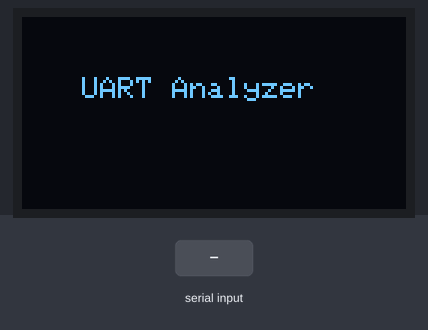
The sketch below on a simulated ESP32. Parts: 128×64 one-colour display. Inputs (shaded band) come from the test bench. What the sketch prints to the serial monitor is not drawn.

Above: at 1.2 s.
1.3 s: "1" received over Serial
At 3.5 s:
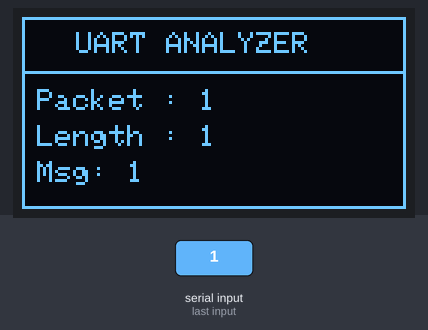
3.8 s: "0" received over Serial
At 5.5 s:
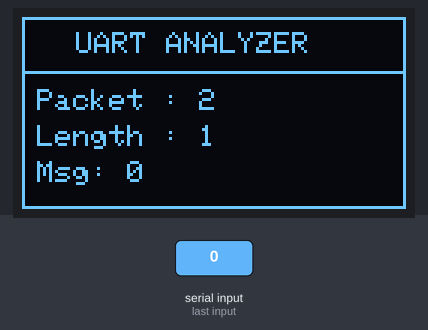
6.3 s: "2" received over Serial
At 8.6 s:
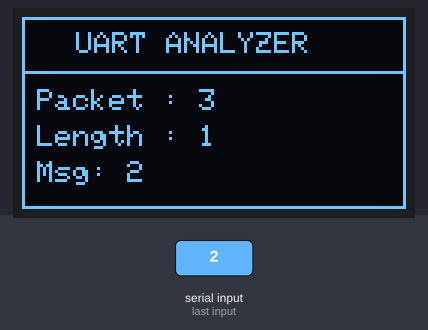
Timing chart, 0 to 10.1 s (numbered marks = the images above; inputs shaded):
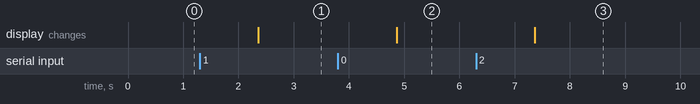

Measured:
- after the input at 1.3 s, the display: changes after 1.1 s (image 1)
- after the input at 3.8 s, the display: changes after 1.1 s (image 2)
- after the input at 6.3 s, the display: changes after 1.1 s (image 3)

The sketch:

UART_Receiver.ino.ino
```cpp
#include <Wire.h>
#include <Adafruit_GFX.h>
#include <Adafruit_SH110X.h>

#define SCREEN_WIDTH 128
#define SCREEN_HEIGHT 64

Adafruit_SH1106G display(SCREEN_WIDTH, SCREEN_HEIGHT, &Wire, -1);

int packet = 1;
int total_bytes = 0;
int longest_packet = 0;
int shortest_packet = 1000;

String message;
int length = 0;

float average_length = 0.0;

// Function Prototypes
void printHeader();
void printPacketInformation();
void updateStatistics();
void printStatistics();
void printBinary(char c);
void printCharacterTable();
void updateOLED();

void setup() {

  Serial.begin(115200);

  if (!display.begin(0x3C, true)) {
    Serial.println("OLED not found");
    while (1);
  }

  display.clearDisplay();
  display.setTextColor(SH110X_WHITE);
  display.setTextSize(1);
  display.setCursor(20, 20);
  display.println("UART Analyzer");
  display.display();
}

void loop() {

  if (Serial.available() > 0) {

    message = Serial.readString();
    message.trim();

    length = message.length();

    printHeader();

    printPacketInformation();

    updateStatistics();

    printStatistics();

    printCharacterTable();

    updateOLED();

    Serial.println();

    packet++;
  }
}

//--------------------------------------------------------

void printHeader() {

  Serial.println("==============================================");
  Serial.println("           UART PACKET ANALYZER");
  Serial.println("==============================================");
}

//--------------------------------------------------------

void printPacketInformation() {

  Serial.print("Packet No : ");
  Serial.println(packet);

  Serial.print("Time      : ");
  Serial.print(millis());
  Serial.println(" ms");

  Serial.print("Message   : ");
  Serial.println(message);

  Serial.print("Length    : ");
  Serial.println(length);

  Serial.println();
}

//--------------------------------------------------------

void updateStatistics() {

  if (length > longest_packet)
    longest_packet = length;

  if (length < shortest_packet)
    shortest_packet = length;

  total_bytes += length;

  average_length = (float)total_bytes / packet;
}

//--------------------------------------------------------

void printStatistics() {

  Serial.println("============= STATISTICS =============");

  Serial.print("Total Bytes     : ");
  Serial.println(total_bytes);

  Serial.print("Average Length  : ");
  Serial.printf("%.2f\n", average_length);

  Serial.print("Longest Packet  : ");
  Serial.println(longest_packet);

  Serial.print("Shortest Packet : ");
  Serial.println(shortest_packet);

  Serial.println();
}

//--------------------------------------------------------

void printBinary(char c) {

  for (int bit = 7; bit >= 0; bit--) {

    if (c & (1 << bit))
      Serial.print("1");
    else
      Serial.print("0");
  }
}

//--------------------------------------------------------

void printCharacterTable() {

  Serial.println("Character   ASCII      HEX       BINARY");
  Serial.println("-----------------------------------------------");

  for (int i = 0; i < length; i++) {

    Serial.printf("%-11c %-10d %-9X",
                  message[i],
                  (int)message[i],
                  (int)message[i]);

    printBinary(message[i]);

    Serial.println();
  }
}

//--------------------------------------------------------

void updateOLED() {

  display.clearDisplay();

  display.setTextColor(SH110X_WHITE);
  display.setTextSize(1);

  display.drawRect(0, 0, 128, 64, SH110X_WHITE);

  display.setCursor(18, 5);
  display.println("UART ANALYZER");

  display.drawLine(0, 18, 127, 18, SH110X_WHITE);

  display.setCursor(5, 24);
  display.print("Packet : ");
  display.println(packet);

  display.setCursor(5, 36);
  display.print("Length : ");
  display.println(length);

  display.setCursor(5, 48);
  display.print("Msg: ");

  // Prevent OLED overflow
  if (message.length() > 12)
    display.println(message.substring(0, 12));
  else
    display.println(message);

  display.display();
}
```
